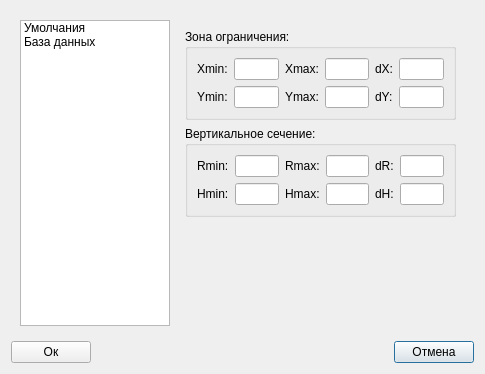
<?xml version="1.0" encoding="UTF-8"?>
<ui version="4.0">
 <class>Dialog_Preferens</class>
 <widget class="QDialog" name="Dialog_Preferens">
  <property name="windowModality">
   <enum>Qt::WindowModal</enum>
  </property>
  <property name="geometry">
   <rect>
    <x>0</x>
    <y>0</y>
    <width>485</width>
    <height>374</height>
   </rect>
  </property>
  <property name="windowTitle">
   <string>Настройки</string>
  </property>
  <layout class="QGridLayout" name="gridLayout">
   <item row="1" column="1">
    <spacer name="horizontalSpacer">
     <property name="orientation">
      <enum>Qt::Horizontal</enum>
     </property>
     <property name="sizeHint" stdset="0">
      <size>
       <width>40</width>
       <height>20</height>
      </size>
     </property>
    </spacer>
   </item>
   <item row="1" column="3">
    <widget class="QPushButton" name="pushButton_Cancel">
     <property name="text">
      <string>Отмена</string>
     </property>
    </widget>
   </item>
   <item row="1" column="0">
    <widget class="QPushButton" name="pushButton_Ok">
     <property name="text">
      <string>Ок</string>
     </property>
    </widget>
   </item>
   <item row="0" column="0" colspan="4">
    <widget class="QWidget" name="widget" native="true">
     <layout class="QGridLayout" name="gridLayout_2">
      <item row="0" column="2">
       <widget class="QStackedWidget" name="stackedWidget">
        <property name="currentIndex">
         <number>0</number>
        </property>
        <widget class="QWidget" name="page_3">
         <layout class="QGridLayout" name="gridLayout_3">
          <item row="1" column="0">
           <widget class="QGroupBox" name="groupBox_2">
            <property name="title">
             <string>Вертикальное сечение:</string>
            </property>
            <layout class="QGridLayout" name="gridLayout_5">
             <item row="1" column="1">
              <widget class="DotLineEdit" name="dotlineEdit_VsHmin"/>
             </item>
             <item row="0" column="3">
              <widget class="DotLineEdit" name="dotlineEdit_VsRmax"/>
             </item>
             <item row="0" column="5">
              <widget class="DotLineEdit" name="dotlineEdit_VsRd"/>
             </item>
             <item row="1" column="3">
              <widget class="DotLineEdit" name="dotlineEdit_VsHmax"/>
             </item>
             <item row="1" column="5">
              <widget class="DotLineEdit" name="dotlineEdit_VsHd"/>
             </item>
             <item row="0" column="4">
              <widget class="QLabel" name="label_12">
               <property name="text">
                <string>dR:</string>
               </property>
              </widget>
             </item>
             <item row="1" column="0">
              <widget class="QLabel" name="label_13">
               <property name="text">
                <string>Hmin:</string>
               </property>
              </widget>
             </item>
             <item row="0" column="1">
              <widget class="DotLineEdit" name="dotlineEdit_VsRmin"/>
             </item>
             <item row="0" column="0">
              <widget class="QLabel" name="label_7">
               <property name="text">
                <string>Rmin:</string>
               </property>
              </widget>
             </item>
             <item row="0" column="2">
              <widget class="QLabel" name="label_8">
               <property name="text">
                <string>Rmax:</string>
               </property>
              </widget>
             </item>
             <item row="1" column="4">
              <widget class="QLabel" name="label_11">
               <property name="text">
                <string>dH:</string>
               </property>
              </widget>
             </item>
             <item row="1" column="2">
              <widget class="QLabel" name="label_14">
               <property name="text">
                <string>Hmax:</string>
               </property>
              </widget>
             </item>
            </layout>
           </widget>
          </item>
          <item row="0" column="0">
           <widget class="QGroupBox" name="groupBox">
            <property name="title">
             <string>Зона ограничения:</string>
            </property>
            <layout class="QGridLayout" name="gridLayout_4">
             <item row="1" column="4">
              <widget class="QLabel" name="label_10">
               <property name="text">
                <string>dY:</string>
               </property>
              </widget>
             </item>
             <item row="0" column="2">
              <widget class="QLabel" name="label_3">
               <property name="text">
                <string>Xmax:</string>
               </property>
              </widget>
             </item>
             <item row="0" column="1">
              <widget class="DotLineEdit" name="dotlineEdit_ZoXmin"/>
             </item>
             <item row="1" column="0">
              <widget class="QLabel" name="label_2">
               <property name="text">
                <string>Ymin:</string>
               </property>
              </widget>
             </item>
             <item row="1" column="1">
              <widget class="DotLineEdit" name="dotlineEdit_ZoYmin"/>
             </item>
             <item row="0" column="0">
              <widget class="QLabel" name="label">
               <property name="text">
                <string>Xmin:</string>
               </property>
              </widget>
             </item>
             <item row="0" column="3">
              <widget class="DotLineEdit" name="dotlineEdit_ZoXmax"/>
             </item>
             <item row="1" column="2">
              <widget class="QLabel" name="label_6">
               <property name="text">
                <string>Ymax:</string>
               </property>
              </widget>
             </item>
             <item row="1" column="3">
              <widget class="DotLineEdit" name="dotlineEdit_ZoYmax"/>
             </item>
             <item row="0" column="4">
              <widget class="QLabel" name="label_9">
               <property name="text">
                <string>dX:</string>
               </property>
              </widget>
             </item>
             <item row="1" column="5">
              <widget class="DotLineEdit" name="dotlineEdit_ZoYd"/>
             </item>
             <item row="0" column="5">
              <widget class="DotLineEdit" name="dotlineEdit_ZoXd"/>
             </item>
            </layout>
           </widget>
          </item>
          <item row="2" column="0">
           <spacer name="verticalSpacer">
            <property name="orientation">
             <enum>Qt::Vertical</enum>
            </property>
            <property name="sizeHint" stdset="0">
             <size>
              <width>20</width>
              <height>40</height>
             </size>
            </property>
           </spacer>
          </item>
         </layout>
        </widget>
        <widget class="QWidget" name="page">
         <layout class="QGridLayout" name="gridLayout_6">
          <item row="0" column="0">
           <widget class="QGroupBox" name="groupBox_3">
            <property name="title">
             <string>База данных:</string>
            </property>
            <layout class="QGridLayout" name="gridLayout_7">
             <item row="0" column="2">
              <widget class="QToolButton" name="toolButton_PathDb">
               <property name="text">
                <string>...</string>
               </property>
              </widget>
             </item>
             <item row="0" column="0">
              <widget class="QLabel" name="label_4">
               <property name="text">
                <string>Корневой каталог:</string>
               </property>
              </widget>
             </item>
             <item row="0" column="1">
              <widget class="QLineEdit" name="lineEdit_DbPath"/>
             </item>
            </layout>
           </widget>
          </item>
          <item row="1" column="0">
           <spacer name="verticalSpacer_2">
            <property name="orientation">
             <enum>Qt::Vertical</enum>
            </property>
            <property name="sizeHint" stdset="0">
             <size>
              <width>20</width>
              <height>229</height>
             </size>
            </property>
           </spacer>
          </item>
         </layout>
        </widget>
       </widget>
      </item>
      <item row="0" column="0">
       <widget class="QListWidget" name="listWidget">
        <property name="sizePolicy">
         <sizepolicy hsizetype="Fixed" vsizetype="Expanding">
          <horstretch>0</horstretch>
          <verstretch>0</verstretch>
         </sizepolicy>
        </property>
        <property name="maximumSize">
         <size>
          <width>150</width>
          <height>16777215</height>
         </size>
        </property>
        <item>
         <property name="text">
          <string>Умолчания</string>
         </property>
        </item>
        <item>
         <property name="text">
          <string>База данных</string>
         </property>
        </item>
       </widget>
      </item>
     </layout>
    </widget>
   </item>
  </layout>
 </widget>
 <customwidgets>
  <customwidget>
   <class>DotLineEdit</class>
   <extends>QLineEdit</extends>
   <header>../Widget/DotLineEdit.h</header>
  </customwidget>
 </customwidgets>
 <resources/>
 <connections/>
</ui>
